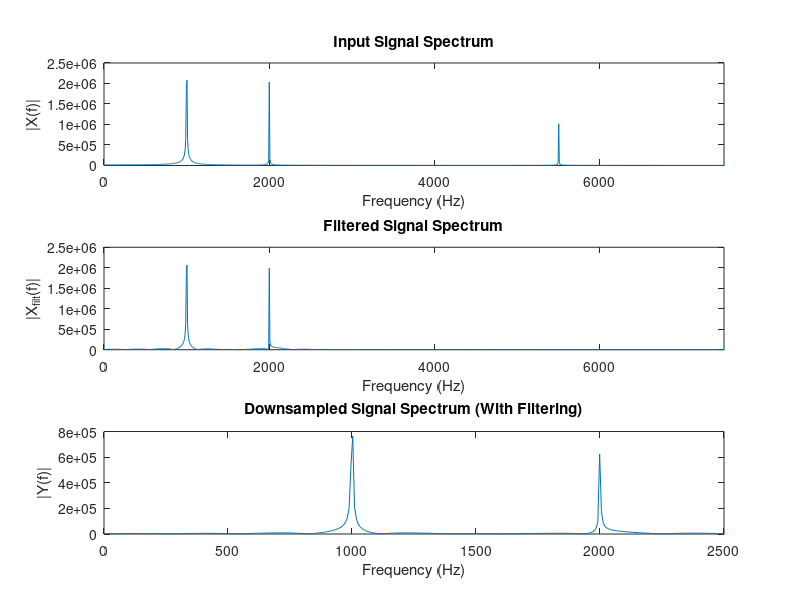
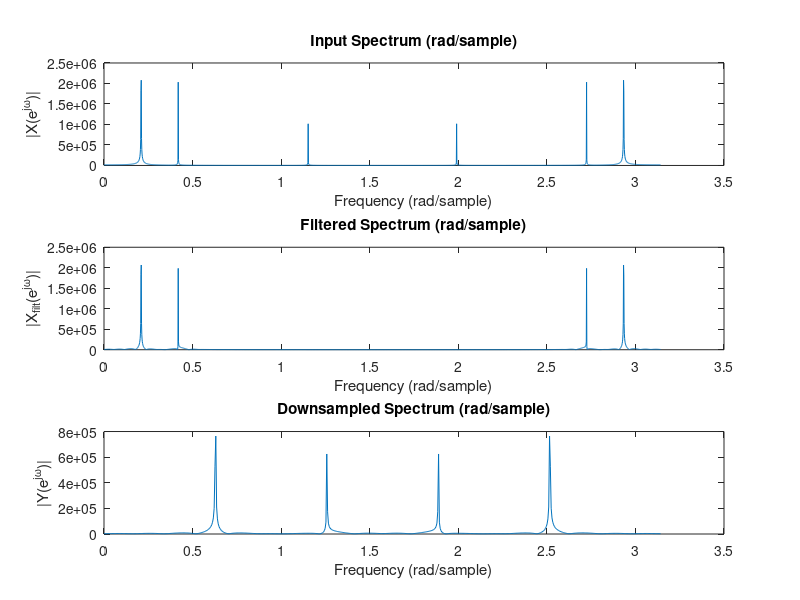

Write the MATLAB code that produced these figures, in order.
%2022e048
%BANDARA H.G.T.D.
%Lab04-Part-A
%Part 2

%% EC5011 Lab 4A - Part 2: Downsampling by 3 with filtering

fs = 15000; N = 2048; t = (0:N-1)/fs;
A1 = 3000; f1 = 1000;
A2 = 2000; f2 = 2000;
A3 = 1000; f3 = 5500;
x = A1*sin(2*pi*f1*t) + A2*sin(2*pi*f2*t) + A3*sin(2*pi*f3*t);

% Design low-pass FIR filter (cutoff at fs/6 = 2.5 kHz)
fc = fs/6; % 2500 Hz
norm_cutoff = fc/(fs/2);
h = fir1(100, norm_cutoff);

% Filter the signal
x_filt = filter(h, 1, x);

% Downsample by 3
y = x_filt(1:3:end);

% Frequency axes
f_x = (0:N-1)*(fs/N);
N_y = length(y);
f_y = (0:N_y-1)*(fs/3/N_y);

% Plot magnitude spectra (Hz)
figure;
subplot(3,1,1);
plot(f_x, abs(fft(x)));
title('Input Signal Spectrum');
xlabel('Frequency (Hz)'); ylabel('|X(f)|');
xlim([0 fs/2]);

subplot(3,1,2);
plot(f_x, abs(fft(x_filt)));
title('Filtered Signal Spectrum');
xlabel('Frequency (Hz)'); ylabel('|X_{filt}(f)|');
xlim([0 fs/2]);

subplot(3,1,3);
plot(f_y, abs(fft(y)));
title('Downsampled Signal Spectrum (With Filtering)');
xlabel('Frequency (Hz)'); ylabel('|Y(f)|');
xlim([0 fs/6]);

% Plot magnitude spectra (rad/sample)
w_x = linspace(0, pi, N);
w_y = linspace(0, pi, N_y);

figure;
subplot(3,1,1);
plot(w_x, abs(fft(x)));
title('Input Spectrum (rad/sample)');
xlabel('Frequency (rad/sample)'); ylabel('|X(e^{j\omega})|');

subplot(3,1,2);
plot(w_x, abs(fft(x_filt)));
title('Filtered Spectrum (rad/sample)');
xlabel('Frequency (rad/sample)'); ylabel('|X_{filt}(e^{j\omega})|');

subplot(3,1,3);
plot(w_y, abs(fft(y)));
title('Downsampled Spectrum (rad/sample)');
xlabel('Frequency (rad/sample)'); ylabel('|Y(e^{j\omega})|');
